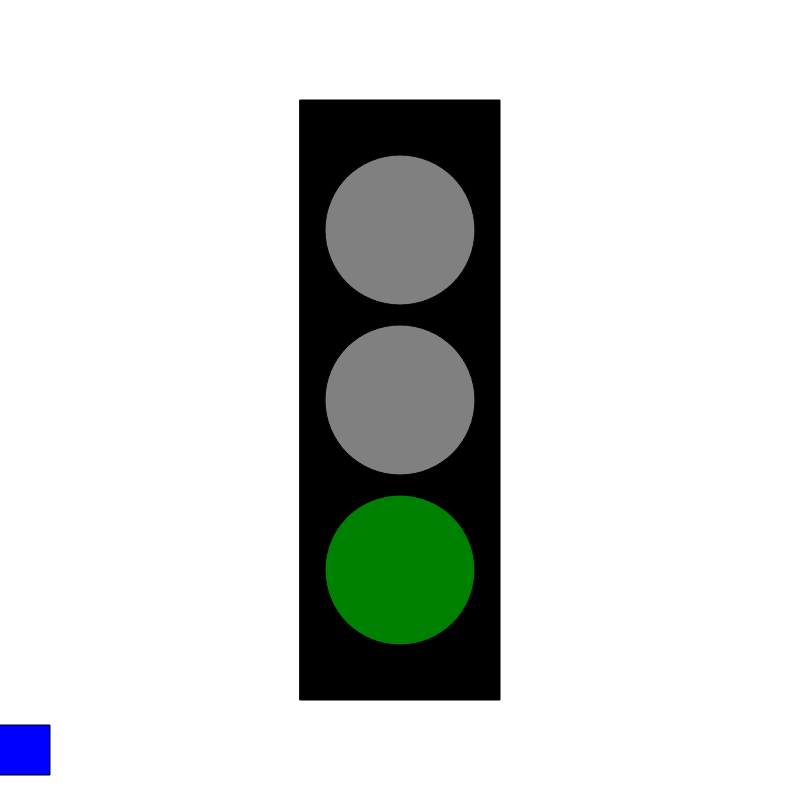
Frame 1 (no input)
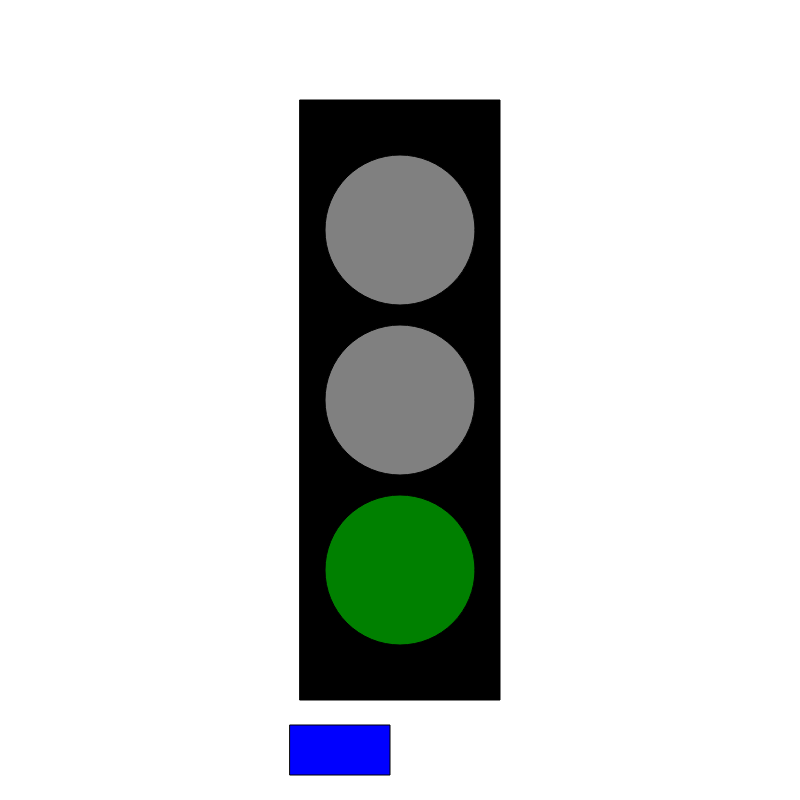
Frame 60 (no input)
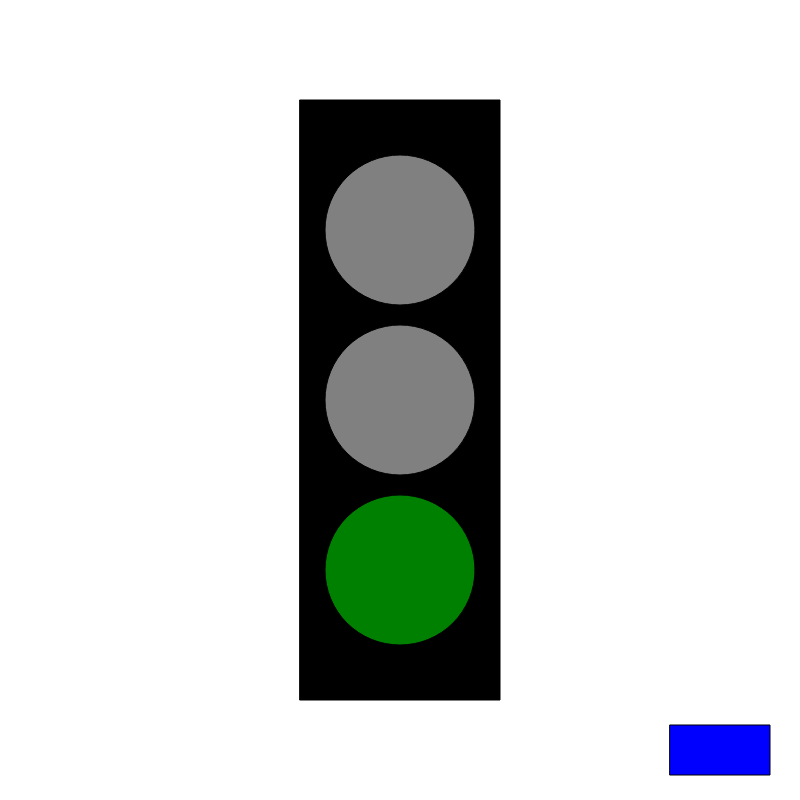
Frame 120 (the mouse pressed at the canvas centre since frame 60)

The p5.js sketch that drew these frames (run headless with seeded random() and noise() and a simulated clock; from frame 60 on, the mouse is pressed at the canvas centre):

// p5.js sketch
// ── sketch.js
//for this one you need to just fix the color. that is is


let state = 1;
let timer = 0;
let x=0;
let velor=0;
function setup() {
  createCanvas(800, 800);
  rectMode(CENTER);
}

function draw() {

  background(100);
  background ("white");
  fill("black");
  rect(width/2,height/2, 200,600);
  timer++ ;
  if (timer>3*60){
    timer = 0;
    state++;
    if (state>2) {
    state=0;
    }
 }

  fill("blue");
  rect(x,height-50,100,50);
  x = x+velor;
  if (x>width){
    x = 0;
  }

  switch (state) {

    case 0://red light


    velor = 0;
      fill("red");
    ellipse(width/2, height/2 -170,150,150);
      fill("grey");
     ellipse(width/2, height/2, 150,150);

    fill("grey");
    ellipse(width/2, height/2 +170,150,150);

        //text("0", 100, 100);
      break;

    case 1: //green light



      velor = 20;
        fill("grey");
      ellipse(width/2, height/2 -170,150,150);
        fill("grey");
       ellipse(width/2, height/2, 150,150);

      fill("green");
      ellipse(width/2, height/2 +170,150,150);


       // text("1", 100, 100);
      break;

    case 2: //yellow light

    velor = 10;
      fill("grey");
    ellipse(width/2, height/2 -170,150,150);
      fill("yellow");
     ellipse(width/2, height/2, 150,150);

    fill("grey");
    ellipse(width/2, height/2 +170,150,150);


     // text("2", 100, 100);
      break;

  }
}

function mouseReleased() {
  state++;
  if (state > 2) state = 0;

}
